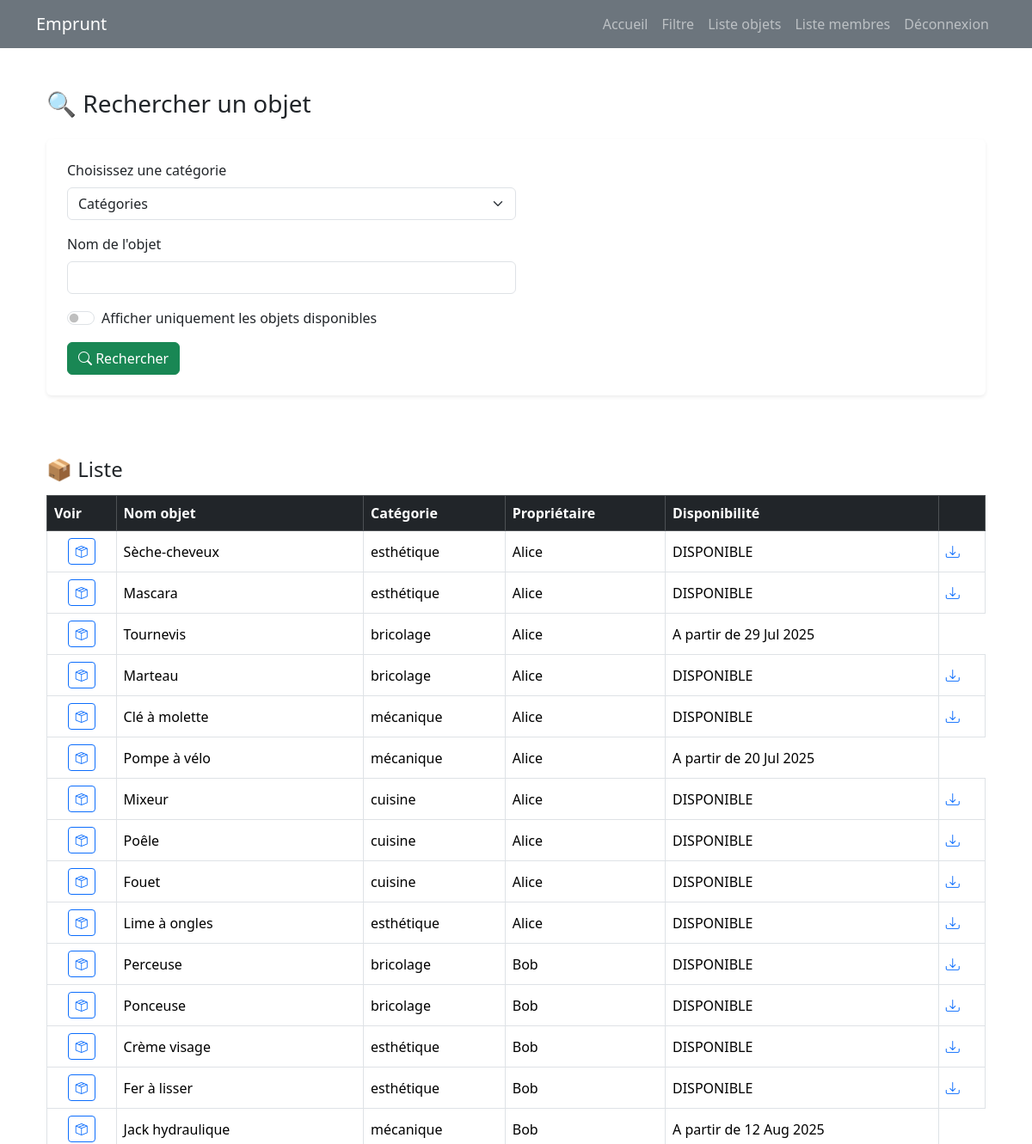
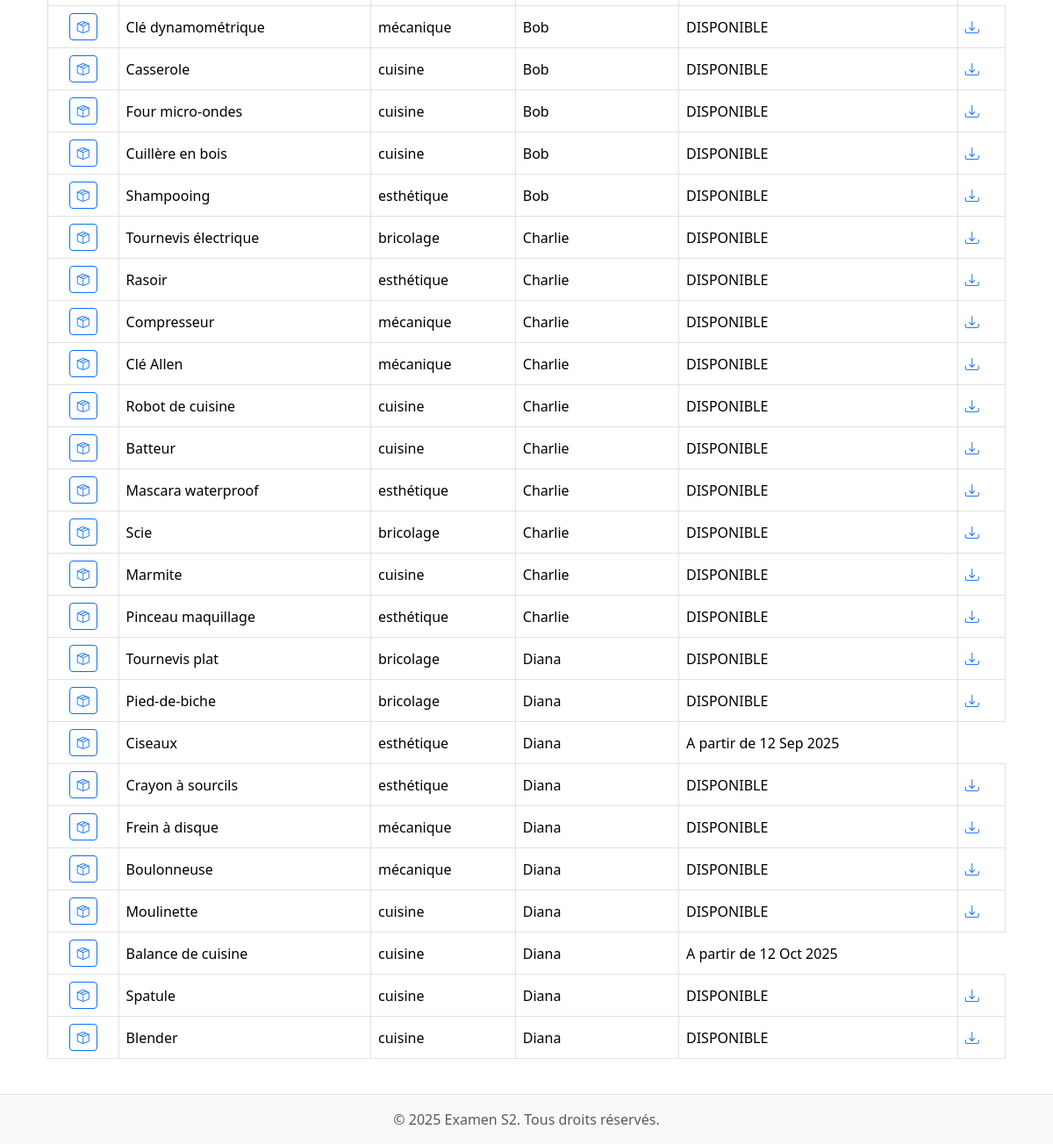
Screenshot of /modele/modele1.php?page=objet with the database file from the repository (2 pictures, top to bottom).
### tables this page shows
CREATE TABLE s2_categorie_objet (
    id_categorie INT PRIMARY KEY AUTO_INCREMENT,
    nom_categorie VARCHAR(100)
);

### inc/connexion.php (called while the page is built, shortened)
<?php
function dbconnect()
{
    static $connect = null;
    if ($connect === null) {
        $connect = mysqli_connect('localhost', 'root', '', 'emprunt');
        mysqli_set_charset($connect, 'utf8mb4');
    }
    return $connect;
}
?>

### inc/fonction.php (called while the page is built, shortened)
<?php
    require("connexion.php");
    function get_all_object(){
        $sql = "SELECT * FROM v_s2_objet";
        $result = mysqli_query(dbconnect(), $sql);
        $ret = array();
        while($data = mysqli_fetch_assoc($result)) {
            $ret[] = $data;
        }
        return $ret;
    }
    function verifier_emprunt($id_objet) {
        $sql = "SELECT *
        FROM s2_emprunt
        WHERE id_objet = $id_objet";
        $result = mysqli_query(dbconnect(), $sql);
        if(mysqli_num_rows($result) < 1) {
            return "DISPONIBLE";
        } else {
            $data = mysqli_fetch_assoc($result);
            $now = new DateTime();
            $now = $now->format('Y-m-d');
            $date = new DateTime($data['date_retour']);
            $date = $date->format('Y-m-d');
            if ($date <= $now) {
                return "DISPONIBLE";
            }
            $ret = "A partir de %s";
            $date = date("d M Y", strtotime($data['date_retour']));
            $ret = sprintf($ret, $date);
            return $ret;
        }
    }
    function get_nom_proprietaire_objet($id_membre) {
        $sql = "SELECT * FROM s2_membre WHERE id_membre = $id_membre";
        $result = mysqli_query(dbconnect(), $sql);
        $data = mysqli_fetch_assoc($result);
        return $data['nom'];
    }
?>

### pages/objet.php (the view, shortened to what this page needs)
<?php
    $liste_objet = get_all_object();
?>
<!DOCTYPE html>
<html lang="en">
    <head>
    </head>
    <body class="bg-light">
        <section class="container py-4">
            <h3 class="mb-4">🔍 Rechercher un objet</h3>
            <form action="../modele/modele1.php?page=objet" method="post" class="bg-white p-4 rounded shadow-sm">
                <div class="mb-3">
                    <label for="categorie" class="form-label">Choisissez une catégorie</label>
                    <select name="categorie" id="categorie" class="form-select w-50">
                        <option value="0">Catégories</option>
                    </select>
                </div>
                <div class="mb-3 w-50">
                    <label for="nom_objet" class="form-label">Nom de l'objet</label>
                    <input type="text" id="nom_objet" name="nom_objet" class="form-control">
                </div>
                <div class="form-check form-switch mb-3">
                    <input class="form-check-input" type="checkbox" value="1" name="disponible" id="disponible">
                    <label class="form-check-label" for="disponible">Afficher uniquement les objets disponibles</label>
                </div>
                <button type="submit" class="btn btn-success">
                    <i class="bi bi-search"></i> Rechercher
                </button>
            </form>
        </section>
        <section class="container mt-5">
            <h4 class="mb-3">📦 Liste</h4>
            <div class="table-responsive">
                <table class="table table-bordered table-hover align-middle">
                    <thead class="table-dark">
                        <tr>
                            <th scope="col">Voir</th>
                            <th scope="col">Nom objet</th>
                            <th scope="col">Catégorie</th>
                            <th scope="col">Propriétaire</th>
                            <th scope="col">Disponibilité</th>
                            <th></th>
                        </tr>
                    </thead>
                    <tbody>
                        <?php for($i = 0; $i < count($liste_objet); $i++) { ?>
                            <tr>
                                <td class="text-center">
                                    <a href="../modele/modele1.php?page=fiche-objet&id_objet=<?= $liste_objet[$i]['id_objet'] ?>" class="btn btn-outline-primary btn-sm">
                                        <i class="bi bi-box-seam"></i>
                                    </a>
                                </td>
                                <td><?= $liste_objet[$i]['nom_objet']; ?></td>
                                <td><?= $liste_objet[$i]['nom_categorie']; ?></td>
                                <td><?= get_nom_proprietaire_objet($liste_objet[$i]['id_membre']); ?></td>
                                <?php $emprunt = verifier_emprunt($liste_objet[$i]['id_objet']); ?>
                                <td><?= $emprunt ?></td>
                                <?php if($emprunt == "DISPONIBLE") { ?>
                                    <td><a href="../modele/modele1.php?page=emprunt&id_objet=<?= $liste_objet[$i]['id_objet'] ?>"><i class="bi-download"></i></a></td>
                                <?php } ?>
                            </tr>
                        <?php } ?>
                    </tbody>
                </table>
            </div>
        </section>
    </body>
</html>

### modele/modele1.php (shortened to what this page needs)
<?php
    include("../inc/fonction.php");
    if(isset($_GET['page'])) {
        $title = $_GET['page'];
        $include = "../pages/$title.php";
    } else {
        $include = "../pages/index.php";
    }
?>
<!DOCTYPE html>
<html lang="en">
    <head>
        <link rel="stylesheet" href="../assets/css/style.css">
        <link rel="stylesheet" href="../assets/bootstrap/css/bootstrap.min.css">
        <link rel="stylesheet" href="../assets/bootstrap-icons/font/bootstrap-icons.css">
    </head>
    <body>
         <body class="d-flex flex-column min-vh-100">
        <header>
            <nav class="navbar navbar-expand-lg navbar-dark bg-secondary">
                <div class="container">
                    <a class="navbar-brand" href="modele1.php?page=home">Emprunt</a>
                    <div class="collapse navbar-collapse" id="navbarNav">
                        <ul class="navbar-nav ms-auto">
                            <li class="nav-item">
                                <a class="nav-link" href="?page=home">Accueil</a>
                            </li>
                            <li class="nav-item">
                                <a class="nav-link" href="?page=filtre">Filtre</a>
                            </li>
                            <li class="nav-item">
                                <a class="nav-link" href="?page=objet">Liste objets</a>
                            </li>
                            <li class="nav-item">
                                <a class="nav-link" href="?page=liste-membre">Liste membres</a>
                            </li>
                            <li class="nav-item">
                                <a class="nav-link" href="../inc/logout.php">Déconnexion</a>
                            </li>
                        </ul>
                    </div>
                </div>
            </nav>
        </header>
        <main class="flex-fill container my-4">
            <?php include($include); ?>
        </main>
        <footer class="bg-light text-center py-3 mt-auto border-top">
            <div class="container">
                <span class="text-muted">&copy; <?= date('Y') ?> Examen S2. Tous droits réservés.</span>
            </div>
        </footer>
    </body>
    </body>
</html>

### rows the page displays
s2_categorie_objet: nom_objet "Sèche-cheveux", nom_categorie "esthétique", id_membre "Alice", emprunt "DISPONIBLE", nom_objet "Mascara", nom_objet "Lime à ongles", nom_objet "Crème visage", id_membre "Bob", nom_objet "Fer à lisser", nom_objet "Shampooing", nom_objet "Rasoir", id_membre "Charlie", nom_objet "Mascara waterproof", nom_objet "Pinceau maquillage", nom_objet "Ciseaux", id_membre "Diana", emprunt "A partir de 12 Sep 2025", nom_objet "Crayon à sourcils"
s2_categorie_objet: nom_objet "Tournevis", nom_categorie "bricolage", id_membre "Alice", emprunt "A partir de 29 Jul 2025", nom_objet "Marteau", emprunt "DISPONIBLE", nom_objet "Perceuse", id_membre "Bob", nom_objet "Ponceuse", nom_objet "Tournevis électrique", id_membre "Charlie", nom_objet "Scie", nom_objet "Tournevis plat", id_membre "Diana", nom_objet "Pied-de-biche"
s2_categorie_objet: nom_objet "Clé à molette", nom_categorie "mécanique", id_membre "Alice", emprunt "DISPONIBLE", nom_objet "Pompe à vélo", emprunt "A partir de 20 Jul 2025", nom_objet "Jack hydraulique", id_membre "Bob", emprunt "A partir de 12 Aug 2025", nom_objet "Clé dynamométrique", nom_objet "Compresseur", id_membre "Charlie", nom_objet "Clé Allen", nom_objet "Frein à disque", id_membre "Diana", nom_objet "Boulonneuse"
s2_categorie_objet: nom_objet "Mixeur", nom_categorie "cuisine", id_membre "Alice", emprunt "DISPONIBLE", nom_objet "Poêle", nom_objet "Fouet", nom_objet "Casserole", id_membre "Bob", nom_objet "Four micro-ondes", nom_objet "Cuillère en bois", nom_objet "Robot de cuisine", id_membre "Charlie", nom_objet "Batteur", nom_objet "Marmite", nom_objet "Moulinette", id_membre "Diana", nom_objet "Balance de cuisine", emprunt "A partir de 12 Oct 2025", nom_objet "Spatule", nom_objet "Blender"
